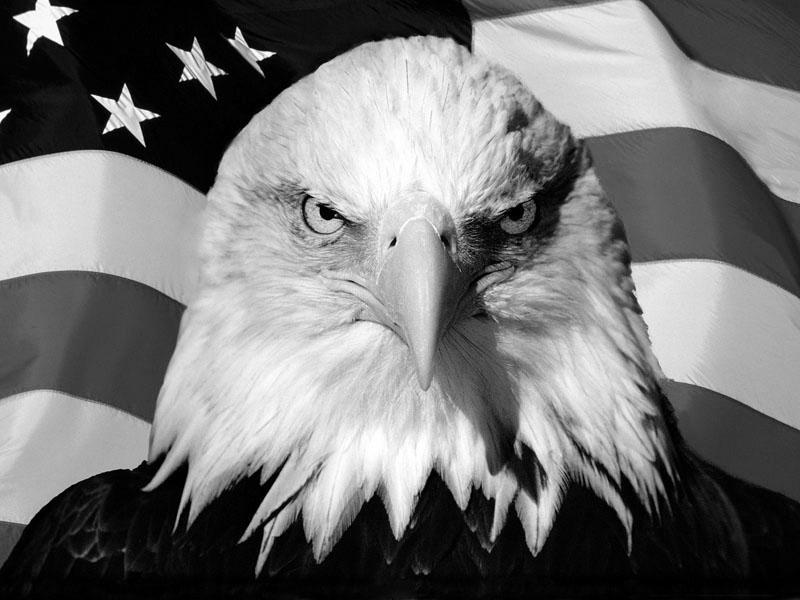
%> input picture Computer Ex.1/imgsample.jpg, 800 x 600 px
$ octave ex_2.m   (GNU Octave 9; MATLAB toolbox functions it lacks are replaced by stand-ins)
%> lines starting %> are read from the running program, lines starting %| are printed output that depends on the picture
img=imread('imgsample.jpg');
%> img is the input picture: size 600x800 uint8; min 0, max 255, mean 119.2
imhist(img);
title('histogram of gray leve')
xlabel('Gray level')
ylabel('Numbers of pixel')
axis([0 260 0 20000]);
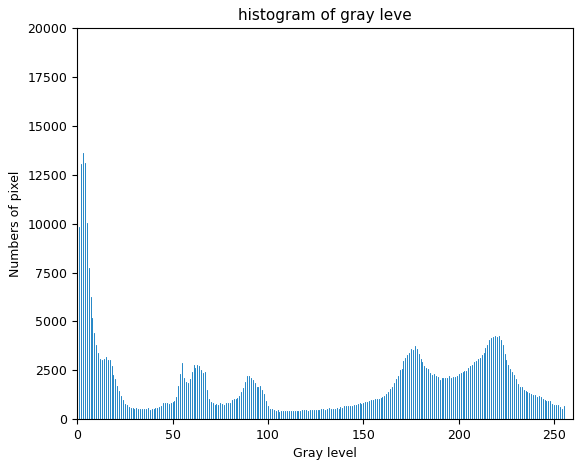
%> figure redrawn from the program's plot data; highest point at x = 3, y = 13589
img_new =uint8(ones(600,800));
figure;
for i=1:600
    for j=1:800
        if img(i,j)==uint8(3)
            img_new(i,j)=img(i,j);
        elseif img(i,j)==uint8(2)
            img_new(i,j)=img(i,j);
        elseif img(i,j)==uint8(1)
            img_new(i,j)=img(i,j);
        elseif img(i,j)==uint8(0)
            img_new(i,j)=img(i,j);
        elseif img(i,j)==uint8(4)
            img_new(i,j)=img(i,j);
        elseif img(i,j)==uint8(5)
            img_new(i,j)=img(i,j);
        else
            img_new(i,j)=uint8(255);
        end
    end
end
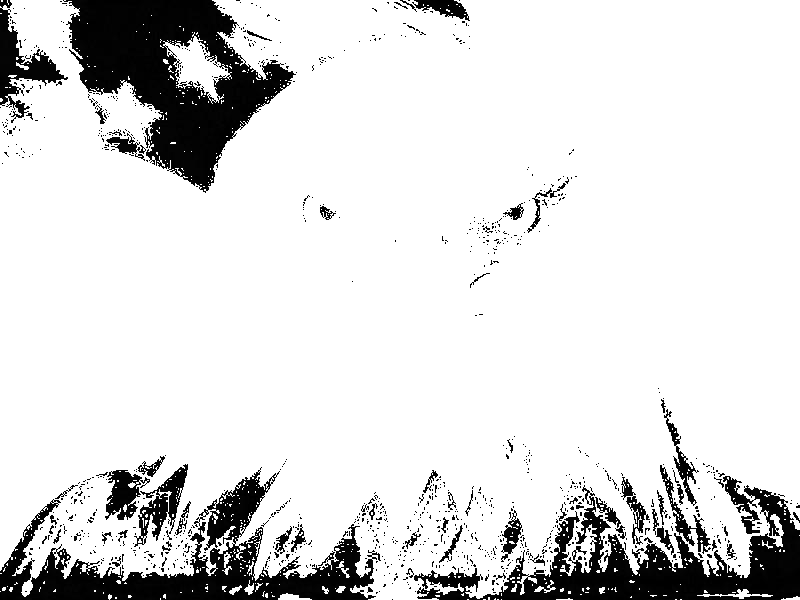
%> img_new: size 600x800 uint8; min 0, max 255, mean 220.2

imshow(uint8(img_new))
